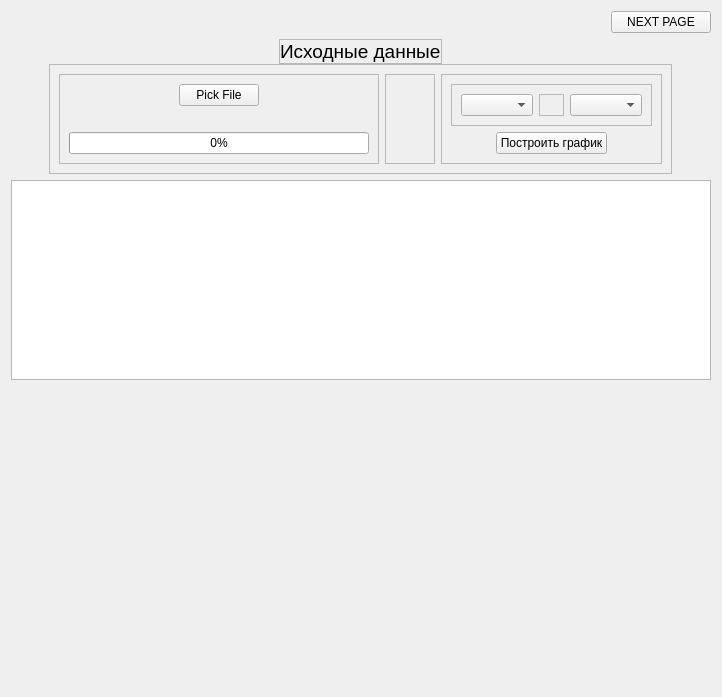
            <widget class="QWidget" name="algorithm_page">
             <property name="enabled">
              <bool>true</bool>
             </property>
             <property name="sizePolicy">
              <sizepolicy hsizetype="Expanding" vsizetype="Expanding">
               <horstretch>0</horstretch>
               <verstretch>0</verstretch>
              </sizepolicy>
             </property>
             <property name="minimumSize">
              <size>
               <width>590</width>
               <height>663</height>
              </size>
             </property>
             <property name="maximumSize">
              <size>
               <width>16777214</width>
               <height>16777214</height>
              </size>
             </property>
             <layout class="QVBoxLayout" name="verticalLayout_10">
              <item alignment="Qt::AlignmentFlag::AlignRight">
               <widget class="QWidget" name="widget_6" native="true">
                <property name="minimumSize">
                 <size>
                  <width>100</width>
                  <height>17</height>
                 </size>
                </property>
                <layout class="QHBoxLayout" name="horizontalLayout_7">
                 <property name="spacing">
                  <number>0</number>
                 </property>
                 <property name="leftMargin">
                  <number>0</number>
                 </property>
                 <property name="topMargin">
                  <number>0</number>
                 </property>
                 <property name="rightMargin">
                  <number>0</number>
                 </property>
                 <property name="bottomMargin">
                  <number>0</number>
                 </property>
                 <item>
                  <widget class="QPushButton" name="next_page_1">
                   <property name="minimumSize">
                    <size>
                     <width>0</width>
                     <height>22</height>
                    </size>
                   </property>
                   <property name="font">
                    <font>
                     <family>Arial</family>
                     <pointsize>9</pointsize>
                    </font>
                   </property>
                   <property name="cursor">
                    <cursorShape>PointingHandCursor</cursorShape>
                   </property>
                   <property name="text">
                    <string>NEXT PAGE</string>
                   </property>
                  </widget>
                 </item>
                </layout>
               </widget>
              </item>
              <item alignment="Qt::AlignmentFlag::AlignHCenter|Qt::AlignmentFlag::AlignTop">
               <widget class="QWidget" name="widget_3" native="true">
                <property name="sizePolicy">
                 <sizepolicy hsizetype="Expanding" vsizetype="Expanding">
                  <horstretch>0</horstretch>
                  <verstretch>0</verstretch>
                 </sizepolicy>
                </property>
                <property name="minimumSize">
                 <size>
                  <width>0</width>
                  <height>0</height>
                 </size>
                </property>
                <property name="maximumSize">
                 <size>
                  <width>16777215</width>
                  <height>16777215</height>
                 </size>
                </property>
                <property name="layoutDirection">
                 <enum>Qt::LayoutDirection::LeftToRight</enum>
                </property>
                <property name="autoFillBackground">
                 <bool>false</bool>
                </property>
                <layout class="QVBoxLayout" name="verticalLayout_12">
                 <property name="spacing">
                  <number>0</number>
                 </property>
                 <property name="sizeConstraint">
                  <enum>QLayout::SizeConstraint::SetMaximumSize</enum>
                 </property>
                 <property name="leftMargin">
                  <number>0</number>
                 </property>
                 <property name="topMargin">
                  <number>0</number>
                 </property>
                 <property name="rightMargin">
                  <number>0</number>
                 </property>
                 <property name="bottomMargin">
                  <number>0</number>
                 </property>
                 <item alignment="Qt::AlignmentFlag::AlignHCenter">
                  <widget class="QFrame" name="frame_6">
                   <property name="sizePolicy">
                    <sizepolicy hsizetype="Expanding" vsizetype="Expanding">
                     <horstretch>0</horstretch>
                     <verstretch>0</verstretch>
                    </sizepolicy>
                   </property>
                   <property name="minimumSize">
                    <size>
                     <width>0</width>
                     <height>0</height>
                    </size>
                   </property>
                   <property name="frameShape">
                    <enum>QFrame::Shape::StyledPanel</enum>
                   </property>
                   <property name="frameShadow">
                    <enum>QFrame::Shadow::Raised</enum>
                   </property>
                   <layout class="QVBoxLayout" name="verticalLayout_11">
                    <property name="spacing">
                     <number>0</number>
                    </property>
                    <property name="leftMargin">
                     <number>0</number>
                    </property>
                    <property name="topMargin">
                     <number>0</number>
                    </property>
                    <property name="rightMargin">
                     <number>0</number>
                    </property>
                    <property name="bottomMargin">
                     <number>0</number>
                    </property>
                    <item>
                     <widget class="QLabel" name="data_label">
                      <property name="sizePolicy">
                       <sizepolicy hsizetype="Expanding" vsizetype="Preferred">
                        <horstretch>0</horstretch>
                        <verstretch>0</verstretch>
                       </sizepolicy>
                      </property>
                      <property name="maximumSize">
                       <size>
                        <width>16777215</width>
                        <height>100</height>
                       </size>
                      </property>
                      <property name="font">
                       <font>
                        <family>Arial</family>
                        <pointsize>14</pointsize>
                       </font>
                      </property>
                      <property name="text">
                       <string>Исходные данные</string>
                      </property>
                     </widget>
                    </item>
                   </layout>
                  </widget>
                 </item>
                 <item>
                  <widget class="QFrame" name="frame_7">
                   <property name="frameShape">
                    <enum>QFrame::Shape::StyledPanel</enum>
                   </property>
                   <property name="frameShadow">
                    <enum>QFrame::Shadow::Raised</enum>
                   </property>
                   <layout class="QHBoxLayout" name="horizontalLayout_6">
                    <item>
                     <widget class="QFrame" name="frame_10">
                      <property name="frameShape">
                       <enum>QFrame::Shape::StyledPanel</enum>
                      </property>
                      <property name="frameShadow">
                       <enum>QFrame::Shadow::Raised</enum>
                      </property>
                      <layout class="QVBoxLayout" name="verticalLayout_15">
                       <item alignment="Qt::AlignmentFlag::AlignHCenter">
                        <widget class="QPushButton" name="load_btn">
                         <property name="font">
                          <font>
                           <family>Arial</family>
                           <pointsize>9</pointsize>
                          </font>
                         </property>
                         <property name="cursor">
                          <cursorShape>PointingHandCursor</cursorShape>
                         </property>
                         <property name="text">
                          <string>Pick File</string>
                         </property>
                        </widget>
                       </item>
                       <item>
                        <widget class="QLabel" name="name_file_label">
                         <property name="text">
                          <string/>
                         </property>
                        </widget>
                       </item>
                       <item>
                        <widget class="QProgressBar" name="progressBar">
                         <property name="minimumSize">
                          <size>
                           <width>300</width>
                           <height>0</height>
                          </size>
                         </property>
                         <property name="value">
                          <number>0</number>
                         </property>
                        </widget>
                       </item>
                      </layout>
                     </widget>
                    </item>
                    <item>
                     <widget class="QFrame" name="frame_8">
                      <property name="minimumSize">
                       <size>
                        <width>50</width>
                        <height>0</height>
                       </size>
                      </property>
                      <property name="frameShape">
                       <enum>QFrame::Shape::StyledPanel</enum>
                      </property>
                      <property name="frameShadow">
                       <enum>QFrame::Shadow::Raised</enum>
                      </property>
                     </widget>
                    </item>
                    <item>
                     <widget class="QFrame" name="frame_11">
                      <property name="frameShape">
                       <enum>QFrame::Shape::StyledPanel</enum>
                      </property>
                      <property name="frameShadow">
                       <enum>QFrame::Shadow::Raised</enum>
                      </property>
                      <layout class="QVBoxLayout" name="verticalLayout_16">
                       <item>
                        <widget class="QFrame" name="frame_12">
                         <property name="minimumSize">
                          <size>
                           <width>100</width>
                           <height>0</height>
                          </size>
                         </property>
                         <property name="frameShape">
                          <enum>QFrame::Shape::StyledPanel</enum>
                         </property>
                         <property name="frameShadow">
                          <enum>QFrame::Shadow::Raised</enum>
                         </property>
                         <layout class="QHBoxLayout" name="horizontalLayout_9">
                          <item>
                           <widget class="QComboBox" name="box_x">
                            <property name="placeholderText">
                             <string>Ось X</string>
                            </property>
                           </widget>
                          </item>
                          <item>
                           <widget class="QFrame" name="frame_9">
                            <property name="minimumSize">
                             <size>
                              <width>25</width>
                              <height>0</height>
                             </size>
                            </property>
                            <property name="frameShape">
                             <enum>QFrame::Shape::StyledPanel</enum>
                            </property>
                            <property name="frameShadow">
                             <enum>QFrame::Shadow::Raised</enum>
                            </property>
                           </widget>
                          </item>
                          <item>
                           <widget class="QComboBox" name="box_y">
                            <property name="placeholderText">
                             <string>Ось Y</string>
                            </property>
                           </widget>
                          </item>
                         </layout>
                        </widget>
                       </item>
                       <item alignment="Qt::AlignmentFlag::AlignHCenter">
                        <widget class="QPushButton" name="data_graph_btn">
                         <property name="minimumSize">
                          <size>
                           <width>0</width>
                           <height>0</height>
                          </size>
                         </property>
                         <property name="font">
                          <font>
                           <family>Arial</family>
                           <pointsize>9</pointsize>
                          </font>
                         </property>
                         <property name="cursor">
                          <cursorShape>PointingHandCursor</cursorShape>
                         </property>
                         <property name="text">
                          <string>Построить график</string>
                         </property>
                        </widget>
                       </item>
                      </layout>
                     </widget>
                    </item>
                   </layout>
                  </widget>
                 </item>
                </layout>
               </widget>
              </item>
              <item>
               <widget class="QWidget" name="widget_5" native="true">
                <property name="sizePolicy">
                 <sizepolicy hsizetype="Fixed" vsizetype="Expanding">
                  <horstretch>0</horstretch>
                  <verstretch>0</verstretch>
                 </sizepolicy>
                </property>
                <property name="minimumSize">
                 <size>
                  <width>0</width>
                  <height>0</height>
                 </size>
                </property>
                <property name="maximumSize">
                 <size>
                  <width>167777</width>
                  <height>1677777</height>
                 </size>
                </property>
                <layout class="QHBoxLayout" name="horizontalLayout_20">
                 <property name="spacing">
                  <number>0</number>
                 </property>
                 <property name="leftMargin">
                  <number>0</number>
                 </property>
                 <property name="topMargin">
                  <number>0</number>
                 </property>
                 <property name="rightMargin">
                  <number>0</number>
                 </property>
                 <property name="bottomMargin">
                  <number>0</number>
                 </property>
                 <item>
                  <spacer name="horizontalSpacer_3">
                   <property name="orientation">
                    <enum>Qt::Orientation::Horizontal</enum>
                   </property>
                   <property name="sizeHint" stdset="0">
                    <size>
                     <width>0</width>
                     <height>20</height>
                    </size>
                   </property>
                  </spacer>
                 </item>
                 <item>
                  <widget class="QTableWidget" name="table_data">
                   <property name="minimumSize">
                    <size>
                     <width>700</width>
                     <height>200</height>
                    </size>
                   </property>
                  </widget>
                 </item>
                 <item>
                  <spacer name="horizontalSpacer_4">
                   <property name="orientation">
                    <enum>Qt::Orientation::Horizontal</enum>
                   </property>
                   <property name="sizeHint" stdset="0">
                    <size>
                     <width>0</width>
                     <height>20</height>
                    </size>
                   </property>
                  </spacer>
                 </item>
                </layout>
               </widget>
              </item>
              <item>
               <widget class="QWidget" name="widget_91" native="true">
                <property name="sizePolicy">
                 <sizepolicy hsizetype="Expanding" vsizetype="Expanding">
                  <horstretch>0</horstretch>
                  <verstretch>0</verstretch>
                 </sizepolicy>
                </property>
                <property name="minimumSize">
                 <size>
                  <width>0</width>
                  <height>300</height>
                 </size>
                </property>
                <property name="maximumSize">
                 <size>
                  <width>16777215</width>
                  <height>600</height>
                 </size>
                </property>
                <layout class="QVBoxLayout" name="verticalLayout_13">
                 <item>
                  <widget class="MplWidget" name="widget_4" native="true">
                   <property name="sizePolicy">
                    <sizepolicy hsizetype="Expanding" vsizetype="Expanding">
                     <horstretch>0</horstretch>
                     <verstretch>0</verstretch>
                    </sizepolicy>
                   </property>
                   <property name="minimumSize">
                    <size>
                     <width>0</width>
                     <height>0</height>
                    </size>
                   </property>
                  </widget>
                 </item>
                </layout>
               </widget>
              </item>
             </layout>
            </widget>
